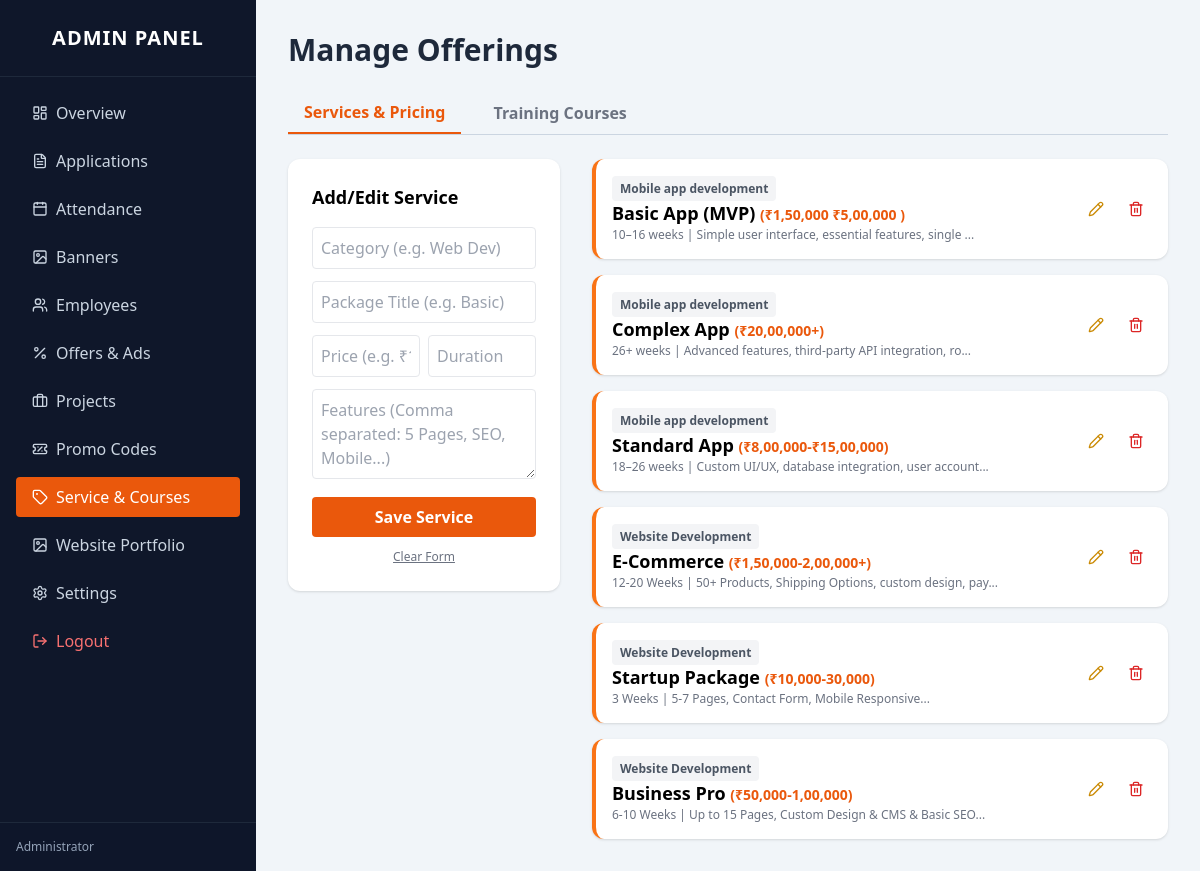
The page /admin/service_courses.php (signed in) on the database its author committed.
### tables this page shows
CREATE TABLE `services` (
  `id` int(11) NOT NULL,
  `category` varchar(100) NOT NULL,
  `title` varchar(100) NOT NULL,
  `price` varchar(50) NOT NULL,
  `duration` varchar(50) DEFAULT NULL,
  `features` text DEFAULT NULL,
  `created_at` timestamp NOT NULL DEFAULT current_timestamp()
);

### admin/service_courses.php (the view, shortened to what this page needs)
<?php
include '../includes/config.php';
$active_tab = isset($_GET['tab']) ? $_GET['tab'] : 'services';
?>
<!DOCTYPE html>
<html lang="en">
<head>
    <script src="https://cdn.tailwindcss.com"></script>
</head>
<body class="bg-slate-100 flex h-screen">
    <div class="w-64 bg-slate-900 text-white flex flex-col shrink-0">
        <div class="p-6 font-bold text-xl tracking-wider text-center border-b border-slate-800">ADMIN PANEL</div>
        <nav class="flex-1 p-4 space-y-2 overflow-y-auto">
            <a href="dashboard.php" class="flex items-center px-4 py-2 hover:bg-slate-800 rounded text-slate-300"><i data-lucide="layout-dashboard" class="w-4 h-4 mr-2"></i> Overview</a>
            <a href="applications.php" class="flex items-center px-4 py-2 hover:bg-slate-800 rounded text-slate-300"><i data-lucide="file-text" class="w-4 h-4 mr-2"></i> Applications</a>
            <a href="attendance.php" class="flex items-center px-4 py-2 hover:bg-slate-800 rounded text-slate-300"><i data-lucide="calendar" class="w-4 h-4 mr-2"></i> Attendance</a>
            <a href="banners.php" class="flex items-center px-4 py-2 hover:bg-slate-800 rounded text-slate-300"><i data-lucide="image" class="w-4 h-4 mr-2"></i> Banners</a>
            <a href="employees.php" class="flex items-center px-4 py-2 hover:bg-slate-800 rounded text-slate-300"><i data-lucide="users" class="w-4 h-4 mr-2"></i> Employees</a>
            <a href="offers.php" class="flex items-center px-4 py-2 hover:bg-slate-800 rounded text-slate-300"><i data-lucide="percent" class="w-4 h-4 mr-2"></i> Offers & Ads</a>
            <a href="projects.php" class="flex items-center px-4 py-2 hover:bg-slate-800 rounded text-slate-300"><i data-lucide="briefcase" class="w-4 h-4 mr-2"></i> Projects</a>
            <a href="promocodes.php" class="flex items-center px-4 py-2 hover:bg-slate-800 rounded text-slate-300"><i data-lucide="ticket-percent" class="w-4 h-4 mr-2"></i> Promo Codes</a>
            <a href="service_courses.php" class="flex items-center px-4 py-2 bg-orange-600 rounded text-white"><i data-lucide="tag" class="w-4 h-4 mr-2"></i> Service & Courses</a>
            <a href="portfolio.php" class="flex items-center px-4 py-2 hover:bg-slate-800 rounded text-slate-300"><i data-lucide="image" class="w-4 h-4 mr-2"></i> Website Portfolio</a>
            <a href="settings.php" class="flex items-center px-4 py-2 hover:bg-slate-800 rounded text-slate-300"><i data-lucide="settings" class="w-4 h-4 mr-2"></i> Settings</a>
            <a href="../login.php" class="flex items-center px-4 py-2 mt-4 text-red-400 hover:bg-slate-800 rounded"><i data-lucide="log-out" class="w-4 h-4 mr-2"></i> Logout</a>
        </nav>
        <div class="p-4 border-t border-slate-800 flex items-center gap-3 bg-slate-900/50">
            <div class="overflow-hidden">
                <p class="text-xs text-slate-400">Administrator</p>
            </div>
        </div>
    </div>
    <div class="flex-1 p-8 overflow-y-auto">
        <h2 class="text-3xl font-bold text-slate-800 mb-6">Manage Offerings</h2>
        <div class="flex space-x-4 mb-6 border-b border-slate-300">
            <button onclick="switchTab('services')" class="px-4 py-2 font-bold <?php echo $active_tab=='services' ? 'text-orange-600 border-b-2 border-orange-600' : 'text-gray-500'; ?>">Services & Pricing</button>
            <button onclick="switchTab('courses')" class="px-4 py-2 font-bold <?php echo $active_tab=='courses' ? 'text-orange-600 border-b-2 border-orange-600' : 'text-gray-500'; ?>">Training Courses</button>
        </div>
        <div id="services-tab" class="<?php echo $active_tab=='services' ? '' : 'hidden'; ?>">
            <div class="grid grid-cols-1 lg:grid-cols-3 gap-8">
                <div class="bg-white p-6 rounded-xl shadow h-fit">
                    <h3 class="font-bold text-lg mb-4">Add/Edit Service</h3>
                    <form method="POST">
                        <div class="space-y-3">
                            <input type="text" name="category" id="srv_cat" placeholder="Category (e.g. Web Dev)" required class="w-full p-2 border rounded">
                            <input type="text" name="title" id="srv_title" placeholder="Package Title (e.g. Basic)" required class="w-full p-2 border rounded">
                            <div class="grid grid-cols-2 gap-2">
                                <input type="text" name="price" id="srv_price" placeholder="Price (e.g. ₹10k)" required class="w-full p-2 border rounded">
                                <input type="text" name="duration" id="srv_dur" placeholder="Duration" required class="w-full p-2 border rounded">
                            </div>
                            <textarea name="features" id="srv_feat" placeholder="Features (Comma separated: 5 Pages, SEO, Mobile...)" required rows="3" class="w-full p-2 border rounded"></textarea>
                            <button name="save_service" class="w-full bg-orange-600 text-white py-2 rounded font-bold hover:bg-orange-700">Save Service</button>
                            <button type="button" onclick="resetServiceForm()" class="w-full text-xs text-gray-500 mt-2 underline">Clear Form</button>
                        </div>
                    </form>
                </div>
                <div class="lg:col-span-2 space-y-4">
                    <?php
                    $s_res = $conn->query("SELECT * FROM services ORDER BY category, price");
                    while($s = $s_res->fetch_assoc()):
                        $feats = json_decode($s['features'], true);
                        $feat_str = is_array($feats) ? implode(', ', $feats) : $s['features'];
                    ?>
                    <div class="bg-white p-4 rounded-xl shadow border-l-4 border-orange-500 flex justify-between items-center">
                        <div>
                            <span class="text-xs bg-gray-100 px-2 py-1 rounded text-gray-600 font-bold"><?php echo $s['category']; ?></span>
                            <h4 class="font-bold text-lg"><?php echo $s['title']; ?> <span class="text-orange-600 text-sm">(<?php echo $s['price']; ?>)</span></h4>
                            <p class="text-xs text-gray-500"><?php echo $s['duration']; ?> | <?php echo substr($feat_str, 0, 50); ?>...</p>
                        </div>
                        <div class="flex gap-2">
                            <button onclick='editService(<?php echo json_encode($s); ?>)' class="text-yellow-600 hover:bg-yellow-50 p-2 rounded"><i data-lucide="pencil" class="w-4 h-4"></i></button>
                            <a href="?delete_service=<?php echo $s['id']; ?>" onclick="return confirm('Delete?')" class="text-red-600 hover:bg-red-50 p-2 rounded"><i data-lucide="trash-2" class="w-4 h-4"></i></a>
                        </div>
                    </div>
                    <?php endwhile; ?>
                </div>
            </div>
        </div>
    </div>
</body>
</html>

### rows shown on the page
services: category "Mobile app development", title "Basic App (MVP)", price "₹1,50,000 ₹5,00,000", duration "10–16 weeks", features "Simple user interface, essential features, single"
services: category "Mobile app development", title "Complex App", price "₹20,00,000+", duration "26+ weeks", features "Advanced features, third-party API integration, ro"
services: category "Mobile app development", title "Standard App", price "₹8,00,000-₹15,00,000", duration "18–26 weeks", features "Custom UI/UX, database integration, user account"
services: category "Website Development", title "E-Commerce", price "₹1,50,000-2,00,000+", duration "12-20 Weeks", features "50+ Products, Shipping Options, custom design, pay"
services: category "Website Development", title "Startup Package", price "₹10,000-30,000", duration "3 Weeks", features "5-7 Pages, Contact Form, Mobile Responsive"
services: category "Website Development", title "Business Pro", price "₹50,000-1,00,000", duration "6-10 Weeks", features "Up to 15 Pages, Custom Design & CMS & Basic SEO"
